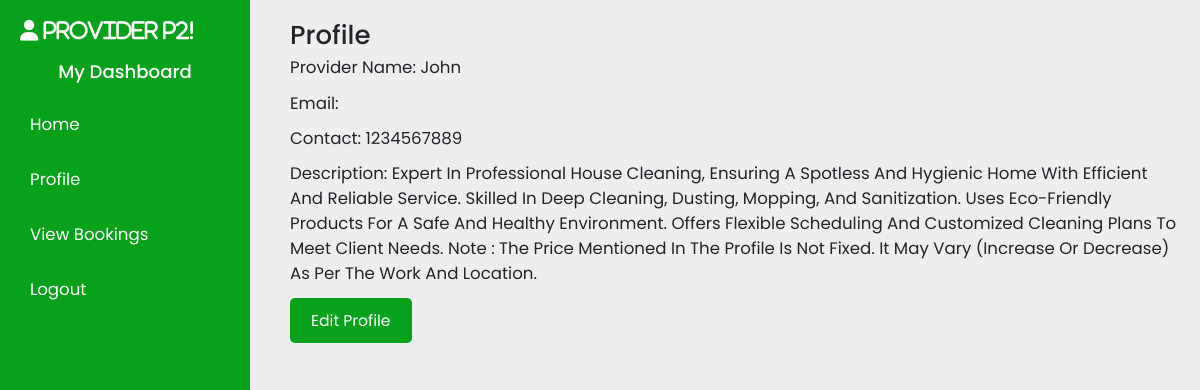
Page /provider_dashboard.php?section=profile&user_id=4 (signed in) on the committed database.
### tables this page shows
CREATE TABLE `providers` (
  `id` int(11) NOT NULL,
  `user_id` int(11) NOT NULL,
  `provider_id` varchar(10) DEFAULT NULL,
  `provider_name` varchar(100) NOT NULL,
  `category` varchar(100) NOT NULL,
  `service_type` varchar(100) NOT NULL,
  `description` text DEFAULT NULL,
  `experience` int(11) NOT NULL,
  `price` int(11) NOT NULL,
  `state` varchar(255) NOT NULL,
  `district` varchar(255) NOT NULL,
  `location` varchar(255) NOT NULL,
  `contact` varchar(15) NOT NULL,
  `status` enum('waiting','approved','rejected') DEFAULT 'waiting',
  `created_at` timestamp NOT NULL DEFAULT current_timestamp(),
  `email` varchar(255) NOT NULL,
  `service_id` varchar(50) DEFAULT NULL
);

### provider_dashboard.php (the view, shortened to what this page needs)
<?php
include 'config.php';
$user_id = $_SESSION['user_id'];
$query = "SELECT provider_id, status, description FROM providers WHERE user_id='$user_id'";
$result = mysqli_query($conn, $query);
$provider = mysqli_fetch_assoc($result);
$status = $provider ? ucfirst($provider['status']) : 'Not Registered';
$section = isset($_GET['section']) ? $_GET['section'] : 'home';
if ($section === 'profile') {
    $query = "SELECT * FROM providers WHERE user_id='$user_id'";
    $result = mysqli_query($conn, $query);
    $provider = mysqli_fetch_assoc($result);
}
?>
<!DOCTYPE html>
<html lang="en">
<head>
    <link href="https://cdn.jsdelivr.net/npm/bootstrap@5.3.3/dist/css/bootstrap.min.css" rel="stylesheet">
    <link rel="stylesheet" href="https://cdn.jsdelivr.net/npm/swiper@11/swiper-bundle.min.css"/>
    <link rel="stylesheet" href="https://cdnjs.cloudflare.com/ajax/libs/font-awesome/6.7.2/css/all.min.css">
    <link rel="stylesheet" href="css/dashboard_style.css">
</head>
<body>
    <div class="dashboard">
        <div class="sidebar">
            <div><h2 class="fas fa-user"> Provider <?php echo $_SESSION["username"]; ?>!</h2></div>
            <h3>My Dashboard</h3>
            <a href="provider_dashboard.php?section=home&user_id=<?php echo $user_id; ?>">Home</a>
            <a href="provider_dashboard.php?section=profile&user_id=<?php echo $user_id; ?>">Profile</a>
            <a href="provider_dashboard.php?section=view_bookings&user_id=<?echo $user_id;?>">View Bookings</a>
            <a href="logout.php">Logout</a>
        </div>
        <div class="content">
            <?php
            if ($section === 'home') {?>
                <div class="head">
                    <p>Manage your services and appointments here.</p>
                    <?php
                        $new_bookings_query = "SELECT COUNT(*) AS new_bookings_count
                        FROM bookings
                        WHERE provider_id = '{$provider['provider_id']}' AND status = 'pending'";
                        $new_bookings_result = mysqli_query($conn, $new_bookings_query);
                        $new_bookings = mysqli_fetch_assoc($new_bookings_result);
                        $new_bookings_count = $new_bookings['new_bookings_count'];
                    ?>
                    <?php if ($new_bookings_count > 0) { ?>
                        <div class="new-bookings-alert">
                            <h3>New Bookings</h3>
                            <p>You have <strong><?php echo $new_bookings_count; ?></strong> new booking(s) pending action.
                            <a href="provider_dashboard.php?section=view_bookings&user_id=<?php echo $user_id;?>">View Bookings</a></p>
                        </div>
                    <?php } ?>
                </div>
                <div class="about">
                    <div class="image">
                        <img src="images/about-img-1.webp" alt="">
                    </div>
                    <div class="about-content">
                        <h3>About Us</h3>
                        <p>Welcome to Nearby Now, your platform for connecting with local customers and growing your business. Manage bookings, receive service requests, and build your reputation with verified reviews—all in one place!</p>
                        <h3>What We Do</h3>
                        <p>At Nearby Now, we connect local service providers with customers in their area. Our platform allows you to list your services, set your availability, and receive bookings from customers looking for your expertise.</p>
                        <p>Whether you're a plumber, electrician, or any other service provider, Nearby Now is the place to grow your business and build your reputation.</p>
                    </div>
                </div>
                <div class="register">
                    <h3>Register Your Services</h3>
                    <p>Expand your reach by listing your services on Nearby Now. Showcase your skills, set your availability, and start receiving bookings from customers in your area.</p>
                    <div class="registration-status">
                        <p>Registration Status: <strong><?php echo $status; ?></strong></p>
                        <?php if ($provider && $provider['status'] == 'approved') { ?>
                            <p><strong>Provider ID:</strong> <?php echo $provider['provider_id']; ?></p>
                            <p><strong>Description:</strong> <?php echo $provider['description']; ?></p>
                        <?php } else if (!$provider) { ?>
                            <a href="provider/register.php" class="btn">Register</a>
                        <?php } else { ?>
                            <p>Your account is awaiting admin approval.</p>
                        <?php } ?>
                    </div>
                </div>
                <?php
            } elseif ($section === 'profile') {
                ?>
                <h1>Profile</h1>
                <div class="profile-info">
                    <p><label>Provider Name:</label> <?php echo htmlspecialchars($provider['provider_name']); ?></p>
                    <p><label>Email:</label> <?php echo htmlspecialchars($provider['email']); ?></p>
                    <p><label>Contact:</label> <?php echo htmlspecialchars($provider['contact']); ?></p>
                    <p><label>Description:</label> <?php echo htmlspecialchars($provider['description']); ?></p>
                </div>
                <a href="provider_dashboard.php?section=edit_profile&user_id=<?php echo $user_id?>" class="btn">Edit Profile</a>
                <?php
            } elseif ($section === 'manage_service') {
                ?>
                <h1>Manage Services</h1>
                <p>Display a list of services added by the provider here.</p>
                <?php
            } else if ($section === 'edit_profile') {
                $query = "SELECT provider_name, email, contact, description FROM providers WHERE user_id='$user_id'";
                $result = mysqli_query($conn, $query);
                $provider = mysqli_fetch_assoc($result);
                $provider_name = isset($provider['provider_name']) ? htmlspecialchars($provider['provider_name']) : '';
                $email = isset($provider['email']) ? htmlspecialchars($provider['email']) : '';
                $contact = isset($provider['contact']) ? htmlspecialchars($provider['contact']) : '';
                $description = isset($provider['description']) ? htmlspecialchars($provider['description']) : '';
                if ($_SERVER["REQUEST_METHOD"] == "POST") {
                    $provider_name = $_POST['provider_name'];
                    $email = $_POST['email'];
                    $contact = $_POST['contact'];
                    $description = $_POST['description'];
                }
                ?>
                <h1>Edit Profile</h1>
                <form method="POST" action="provider_dashboard.php?section=edit_profile">
                    <label for="provider_name">Provider Name:</label>
                    <input type="text" id="provider_name" name="provider_name" value="<?php echo $provider_name; ?>" required>
                    <label for="email">Email:</label>
                    <input type="email" id="email" name="email" value="<?php echo $email; ?>" required>
                    <label for="contact">Contact:</label>
                    <input type="text" id="contact" name="contact" value="<?php echo $contact; ?>" required>
                    <label for="description">Description:</label>
                    <textarea id="description" name="description"><?php echo $description; ?></textarea>
                    <button type="submit">Update Profile</button>
                </form>
                <button onclick="window.location.href='provider_dashboard.php?section=profile&user_id=<?php echo $user_id?>'">View Profile</button>
                <?php
            }
            else {
                echo "<p>Invalid section selected.</p>";
            }
            ?>
        </div>
    </div>
</body>
</html>

### css/dashboard_style.css (style rules this page uses)
:root { --main-color:#08a11c; --black:#222; --white:#FFF; --light-black:#777; --light-white:#FFF9; --dark-bg:rgba(0,0,0,.7); --light-bg:#EEE; --border:.1rem solid var(--black); --box-shadow:0 .5rem 1rem rgba(0,0,0,.1); --text-shadow:0 1.5rem 3rem rgba(0,0,0,.3); }
* { font-family: "Poppins", sans-serif; margin: 0; padding: 0; box-sizing: border-box; outline: none; border: none; text-decoration: none; text-transform: capitalize; }
html { font-size: 65%; overflow-x: hidden; }
body { font-size: 1.6rem; font-family: Arial, sans-serif; background-color: var(--light-bg); margin: 0; padding: 0; }
.dashboard { display: flex; }
.sidebar { width: 250px; background-color: var(--main-color); color: var(--white); padding: 20px; height: 100vh; position: fixed; }
.sidebar h2 { text-align: center; margin-bottom: 20px; }
.sidebar h3 { text-align: center; margin-bottom: 20px; }
.sidebar a { display: block; color: var(--white); padding: 10px; text-decoration: none; margin-bottom: 10px; border-radius: 5px; transition: background-color 0.3s; }
.content { margin-left: 270px; padding: 20px; background-color: var(--light-bg); }
.btn { display: inline-block; padding: 10px 20px; background-color: var(--main-color); color: var(--white); font-size: 1.5rem; text-decoration: none; border-radius: 5px; transition: background-color 0.3s; }

### rows in the picture
providers: provider_name "John", contact "1234567889", description "Expert In Professional House Cleaning, Ensuring A Spotless And Hygienic Home With Efficient And Reliable Service. Skilled In Deep Cleaning, Dusting, Mopping, And Sanitization. Uses Eco-Friendly Products For A Safe And Healthy Environment. Offers Flexible Scheduling And Customized Cleaning Plans To Meet Client Needs. Note : The Price Mentioned In The Profile Is Not Fixed. It May Vary (Increase Or Decrease) As Per The Work And Location."

### other values in the picture
$_SESSION["username"] "P2"
